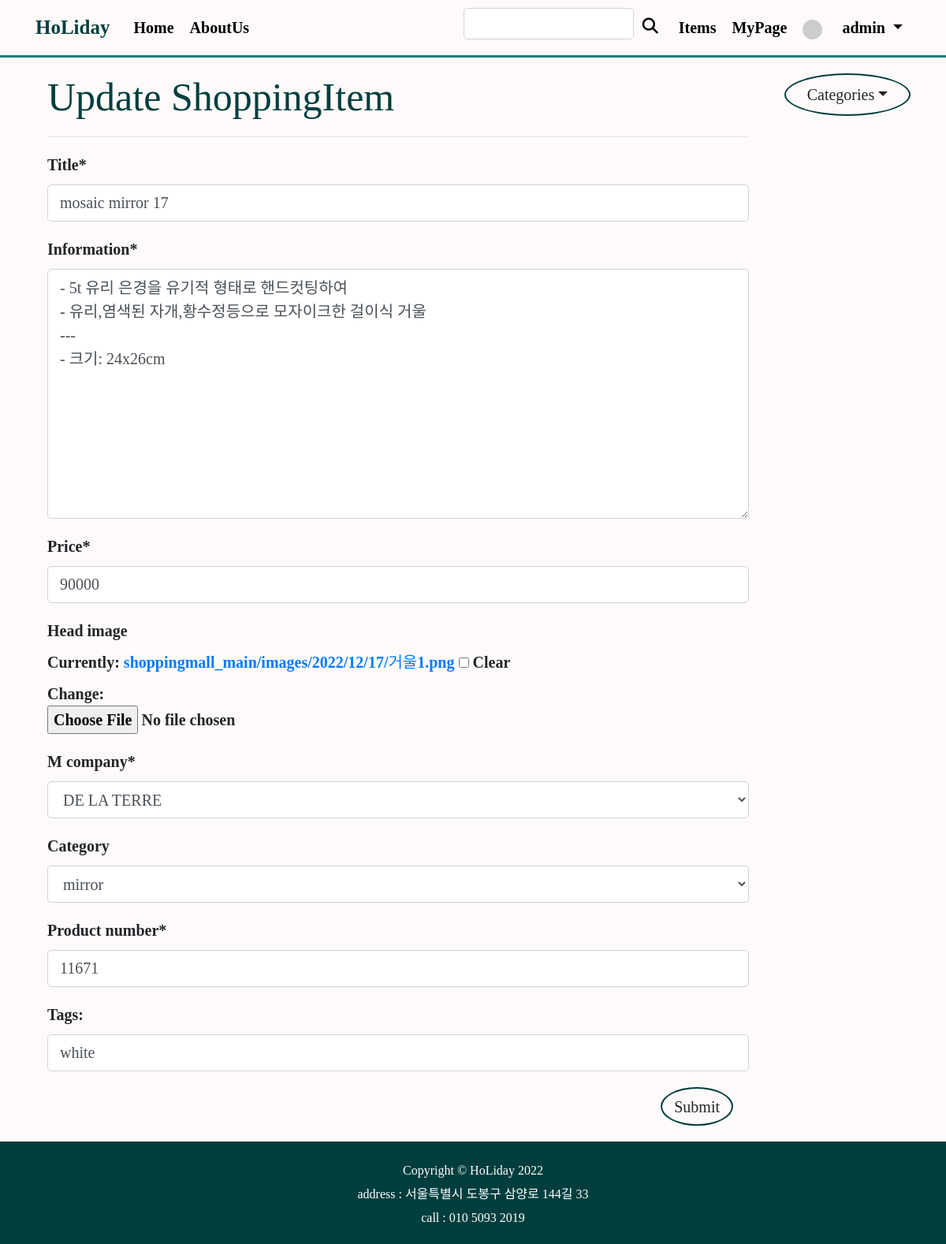
The app's page /shoppingmall_main/update_post/27/ (signed in) with its own data.
### shoppingmall_main/models.py (models this page shows, shortened)
class ShoppingItem(models.Model):
    created_at = models.DateTimeField(auto_now_add=True)
    updated_at = models.DateTimeField(auto_now=True)
    title = models.CharField(max_length=50) # 상품 이름
    information = MarkdownxField() # 상품 설명
    price = models.IntegerField() # 가격
    like_users = models.ManyToManyField(User,related_name='like_shopping',blank=True)
    head_image = models.ImageField(upload_to='shoppingmall_main/images/%Y/%m/%d/', blank=True) # 상품 이미지
    author = models.ForeignKey(User, null=True, on_delete=models.SET_NULL)
    m_company = models.ForeignKey(Company, null=True, on_delete=models.SET_NULL) # 제조사
    category = models.ForeignKey(Category, null=True, blank=True, on_delete=models.CASCADE) # 카테고리
    product_number = models.IntegerField() # 그 외 상품번호
    tags = models.ManyToManyField(ColorTag,blank=True) # 다대다 관계

class ColorTag(models.Model):
    name = models.CharField(max_length=50,unique=True)
    slug = models.SlugField(max_length=200,unique=True,allow_unicode=True)

### shoppingmall_main/views.py (the view, shortened to what this page needs)
# urls.py: path('update_post/<int:pk>/',views.ShoppingItemUpdate.as_view()),
class ShoppingItemUpdate(UpdateView):
    model = ShoppingItem
    fields = ['title', 'information', 'price', 'head_image', 'm_company', 'category','product_number'] #,'tags'
    template_name = 'shoppingmall_main/shoppingitem_update_form.html'
    def dispatch(self, request, *args, **kwargs):
        if request.user.is_authenticated and request.user == self.get_object().author:
            return super(ShoppingItemUpdate, self).dispatch(request, *args, **kwargs)
        else:
            raise PermissionDenied
    def get_context_data(self, *, object_list=None, **kwargs):
        context = super(ShoppingItemUpdate, self).get_context_data() ##템플릿에서 필요한 거 담아서 전달
        if self.object.tags.exists():
            tags_str_list = list() #빈 리스트 생성
            for t in self.object.tags.all():
                tags_str_list.append(t.name)
            context['tags_str_default'] = ';'.join(tags_str_list)
        context['categories'] = Category.objects.all()
        context['no_category_post_count'] = ShoppingItem.objects.filter(category=None).count
        return context

### shoppingmall_main/models.py (called while the page is built)
    def __str__(self):
        return self.name

    def __str__(self):
        return self.name

    def get_absolute_url(self):
        return f'/shoppingmall_main/category/{self.slug}'

### shoppingmall_main/templates/shoppingmall_main/shoppingitem_update_form.html (shortened to what this page needs)
{% extends 'shoppingmall_main/base.html' %}
{% load crispy_forms_tags %}
{% block main_area %}
<div class="container mt-3">
    <h1 style="color:rgb(0, 62, 62)">Update ShoppingItem</h1>
    <hr/>
    <form method="post" enctype="multipart/form-data">
            {{form | crispy}}
            <div id="div_id_tags_str">
                <label for="id_tags">Tags:</label>
                <input id="id_tags" type="text" name="tags_str" value="{{tags_str_default}}" class="textinput textInput form-control">
            </div>
        <button type="submit" class="btn float-right m-3"style="background-color : snow; border: 2px solid rgb(0,62,62);border-radius:50%">Submit</button>
    </form>
</div>
{% endblock %}

### shoppingmall_main/templates/shoppingmall_main/navbar.html (shortened to what this page needs)
{% load static %}
<head>
     <link href="{% static 'shoppingmall_main/css/style.css' %}"   rel="stylesheet" media="screen" >
</head>
{% load socialaccount %}
    <container >
    <nav class="navbar navbar-expand-lg"
         style="background-color: snow;
         border-bottom:solid 3px teal">
    <div class="container">
        <a class="navbar-brand " href="/" style="color: rgb(0, 62, 62)">HoLiday</a>
        <div class="collapse navbar-collapse" id="navbarNavDropdown">
            <div class="navbar-nav">
                <a class="nav-link" href="/" >Home</a>
                <a class="nav-link" href="/about_me/">AboutUs</a>
            </div>
        </div>
        <div class="collapse navbar-collapse  justify-content-end" id="navbarNavDropdown">
            <div class="navbar-nav">
                <input id="search-input" class="form-control" type="text"  aria-label="Enter search term..." aria-describedby="button-search" style="font-size:15px " />
                <button class="ml-1"style="color:black ; font-size:15px ;border:none;background-color:snow" id="button-search" type="button" onclick="searchPost()" >
                    <i class="fa-solid fa-magnifying-glass"></i>
                </button>
                <a class="nav-link ml-2" href="/shoppingmall_main/" >Items</a>
              {% if user.is_authenticated %}
                <a class="nav-link" href="/mypage/">MyPage</a>
                  <li class="nav-item dropdown">
                    <a class="nav-link dropdown-toggle" href="#" id="navbarDropdownMenuLink" role="button" data-toggle="dropdown" aria-haspopup="true" aria-expanded="false">
                      {% if user.socialaccount_set.all.0.get_avatar_url %}
                        <img class="rounded-circle mr-3" src="{{ user.socialaccount_set.all.0.get_avatar_url }}" width="25px">
                      {% else %}
                        <img class="rounded-circle mr-3" src="https://dummyimage.com/50x50/ced4da/6c757d.jpg" width="25px">
                      {% endif %}
                      {{user.username}}
                    </a>
                  </li>
                  {% else %}
                  <li class="nav-item">
                    <a href="#" class="nav-link" data-toggle="modal" data-target="#loginModal">LogIn</a>
                  </li>
                  {% endif %}
                    </div>
        </div>
      </div>
    </nav>
    </container>

### shoppingmall_main/static/shoppingmall_main/css/style.css (style rules this page uses)
body { background:snow; }
* { font-family: 'Magilio'; font-size: 20px; font-weight: 550; }
nav a { color: black; }

### records on screen
ShoppingItem: title "mosaic mirror 17", information "- 5t 유리 은경을 유기적 형태로 핸드컷팅하여 - 유리,염색된 자개,황수정등으로 모자이크한 걸이식 거울 --- - 크기: 24x26cm", price "90000", m_company "DE LA TERRE", category "mirror", product_number "11671"
ColorTag: tags_str "white"

### other values on screen
{{ user.username }} "admin"
